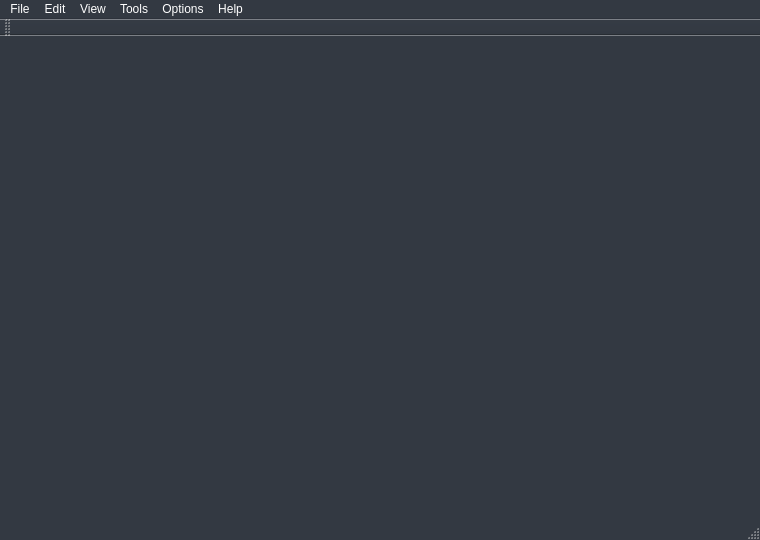
<?xml version="1.0" encoding="UTF-8"?>
<ui version="4.0">
 <class>MainWindow</class>
 <widget class="QMainWindow" name="MainWindow">
  <property name="geometry">
   <rect>
    <x>0</x>
    <y>0</y>
    <width>760</width>
    <height>540</height>
   </rect>
  </property>
  <property name="minimumSize">
   <size>
    <width>760</width>
    <height>540</height>
   </size>
  </property>
  <property name="palette">
   <palette>
    <active>
     <colorrole role="Button">
      <brush brushstyle="SolidPattern">
       <color alpha="255">
        <red>128</red>
        <green>128</green>
        <blue>128</blue>
       </color>
      </brush>
     </colorrole>
     <colorrole role="Light">
      <brush brushstyle="SolidPattern">
       <color alpha="255">
        <red>0</red>
        <green>0</green>
        <blue>0</blue>
       </color>
      </brush>
     </colorrole>
     <colorrole role="ButtonText">
      <brush brushstyle="SolidPattern">
       <color alpha="255">
        <red>255</red>
        <green>255</green>
        <blue>255</blue>
       </color>
      </brush>
     </colorrole>
     <colorrole role="Base">
      <brush brushstyle="SolidPattern">
       <color alpha="255">
        <red>255</red>
        <green>255</green>
        <blue>255</blue>
       </color>
      </brush>
     </colorrole>
     <colorrole role="Window">
      <brush brushstyle="SolidPattern">
       <color alpha="255">
        <red>51</red>
        <green>57</green>
        <blue>66</blue>
       </color>
      </brush>
     </colorrole>
    </active>
    <inactive>
     <colorrole role="Button">
      <brush brushstyle="SolidPattern">
       <color alpha="255">
        <red>128</red>
        <green>128</green>
        <blue>128</blue>
       </color>
      </brush>
     </colorrole>
     <colorrole role="Light">
      <brush brushstyle="SolidPattern">
       <color alpha="255">
        <red>0</red>
        <green>0</green>
        <blue>0</blue>
       </color>
      </brush>
     </colorrole>
     <colorrole role="ButtonText">
      <brush brushstyle="SolidPattern">
       <color alpha="255">
        <red>255</red>
        <green>255</green>
        <blue>255</blue>
       </color>
      </brush>
     </colorrole>
     <colorrole role="Base">
      <brush brushstyle="SolidPattern">
       <color alpha="255">
        <red>255</red>
        <green>255</green>
        <blue>255</blue>
       </color>
      </brush>
     </colorrole>
     <colorrole role="Window">
      <brush brushstyle="SolidPattern">
       <color alpha="255">
        <red>51</red>
        <green>57</green>
        <blue>66</blue>
       </color>
      </brush>
     </colorrole>
    </inactive>
    <disabled>
     <colorrole role="Button">
      <brush brushstyle="SolidPattern">
       <color alpha="255">
        <red>128</red>
        <green>128</green>
        <blue>128</blue>
       </color>
      </brush>
     </colorrole>
     <colorrole role="Light">
      <brush brushstyle="SolidPattern">
       <color alpha="255">
        <red>0</red>
        <green>0</green>
        <blue>0</blue>
       </color>
      </brush>
     </colorrole>
     <colorrole role="ButtonText">
      <brush brushstyle="SolidPattern">
       <color alpha="255">
        <red>148</red>
        <green>148</green>
        <blue>148</blue>
       </color>
      </brush>
     </colorrole>
     <colorrole role="Base">
      <brush brushstyle="SolidPattern">
       <color alpha="255">
        <red>51</red>
        <green>57</green>
        <blue>66</blue>
       </color>
      </brush>
     </colorrole>
     <colorrole role="Window">
      <brush brushstyle="SolidPattern">
       <color alpha="255">
        <red>51</red>
        <green>57</green>
        <blue>66</blue>
       </color>
      </brush>
     </colorrole>
    </disabled>
   </palette>
  </property>
  <property name="windowTitle">
   <string>MainWindow</string>
  </property>
  <widget class="QWidget" name="centralWidget">
   <widget class="QWidget" name="widget" native="true">
    <property name="geometry">
     <rect>
      <x>11</x>
      <y>11</y>
      <width>203</width>
      <height>641</height>
     </rect>
    </property>
    <property name="sizePolicy">
     <sizepolicy hsizetype="Minimum" vsizetype="Minimum">
      <horstretch>0</horstretch>
      <verstretch>0</verstretch>
     </sizepolicy>
    </property>
    <layout class="QVBoxLayout" name="verticalLayout_2">
     <property name="spacing">
      <number>50</number>
     </property>
     <property name="rightMargin">
      <number>50</number>
     </property>
     <item>
      <widget class="QPushButton" name="pushButton_9">
       <property name="sizePolicy">
        <sizepolicy hsizetype="Fixed" vsizetype="Fixed">
         <horstretch>0</horstretch>
         <verstretch>0</verstretch>
        </sizepolicy>
       </property>
       <property name="minimumSize">
        <size>
         <width>181</width>
         <height>81</height>
        </size>
       </property>
       <property name="maximumSize">
        <size>
         <width>181</width>
         <height>81</height>
        </size>
       </property>
       <property name="sizeIncrement">
        <size>
         <width>0</width>
         <height>0</height>
        </size>
       </property>
       <property name="styleSheet">
        <string notr="true"> QPushButton { 
	image: url(:/res/Type 3/Mission_Planning_Button_Type_3.png);
color: &quot;#434A54&quot;; 
border-radius: 10px;
font-weight: bold;
border: none; 
}
QPushButton:hover{
 	background-color: #505050
}
 QPushButton:pressed {
     background-color: #000000
 }</string>
       </property>
       <property name="text">
        <string/>
       </property>
      </widget>
     </item>
     <item>
      <widget class="QPushButton" name="pushButton_8">
       <property name="sizePolicy">
        <sizepolicy hsizetype="Fixed" vsizetype="Fixed">
         <horstretch>0</horstretch>
         <verstretch>0</verstretch>
        </sizepolicy>
       </property>
       <property name="minimumSize">
        <size>
         <width>181</width>
         <height>81</height>
        </size>
       </property>
       <property name="maximumSize">
        <size>
         <width>181</width>
         <height>81</height>
        </size>
       </property>
       <property name="styleSheet">
        <string notr="true"> QPushButton { 
	image: url(:/res/Type 3/Mission_Execution_Button_Type_3.png);
color: &quot;#434A54&quot;; 
border-radius: 10px;
font-weight: bold;
border: none; 
}
QPushButton:hover{
 	background-color: #505050
}
 QPushButton:pressed {
     background-color: #000000
 }</string>
       </property>
       <property name="text">
        <string/>
       </property>
      </widget>
     </item>
     <item>
      <widget class="QPushButton" name="pushButton_7">
       <property name="sizePolicy">
        <sizepolicy hsizetype="Minimum" vsizetype="Fixed">
         <horstretch>0</horstretch>
         <verstretch>0</verstretch>
        </sizepolicy>
       </property>
       <property name="minimumSize">
        <size>
         <width>181</width>
         <height>81</height>
        </size>
       </property>
       <property name="maximumSize">
        <size>
         <width>181</width>
         <height>81</height>
        </size>
       </property>
       <property name="palette">
        <palette>
         <active>
          <colorrole role="WindowText">
           <brush brushstyle="SolidPattern">
            <color alpha="255">
             <red>67</red>
             <green>74</green>
             <blue>84</blue>
            </color>
           </brush>
          </colorrole>
          <colorrole role="Button">
           <brush brushstyle="SolidPattern">
            <color alpha="255">
             <red>255</red>
             <green>255</green>
             <blue>255</blue>
            </color>
           </brush>
          </colorrole>
          <colorrole role="Midlight">
           <brush brushstyle="SolidPattern">
            <color alpha="255">
             <red>102</red>
             <green>102</green>
             <blue>102</blue>
            </color>
           </brush>
          </colorrole>
          <colorrole role="Text">
           <brush brushstyle="SolidPattern">
            <color alpha="255">
             <red>67</red>
             <green>74</green>
             <blue>84</blue>
            </color>
           </brush>
          </colorrole>
          <colorrole role="ButtonText">
           <brush brushstyle="SolidPattern">
            <color alpha="255">
             <red>67</red>
             <green>74</green>
             <blue>84</blue>
            </color>
           </brush>
          </colorrole>
          <colorrole role="Base">
           <brush brushstyle="SolidPattern">
            <color alpha="255">
             <red>255</red>
             <green>255</green>
             <blue>255</blue>
            </color>
           </brush>
          </colorrole>
          <colorrole role="Window">
           <brush brushstyle="SolidPattern">
            <color alpha="255">
             <red>255</red>
             <green>255</green>
             <blue>255</blue>
            </color>
           </brush>
          </colorrole>
         </active>
         <inactive>
          <colorrole role="WindowText">
           <brush brushstyle="SolidPattern">
            <color alpha="255">
             <red>67</red>
             <green>74</green>
             <blue>84</blue>
            </color>
           </brush>
          </colorrole>
          <colorrole role="Button">
           <brush brushstyle="SolidPattern">
            <color alpha="255">
             <red>255</red>
             <green>255</green>
             <blue>255</blue>
            </color>
           </brush>
          </colorrole>
          <colorrole role="Midlight">
           <brush brushstyle="SolidPattern">
            <color alpha="255">
             <red>102</red>
             <green>102</green>
             <blue>102</blue>
            </color>
           </brush>
          </colorrole>
          <colorrole role="Text">
           <brush brushstyle="SolidPattern">
            <color alpha="255">
             <red>67</red>
             <green>74</green>
             <blue>84</blue>
            </color>
           </brush>
          </colorrole>
          <colorrole role="ButtonText">
           <brush brushstyle="SolidPattern">
            <color alpha="255">
             <red>67</red>
             <green>74</green>
             <blue>84</blue>
            </color>
           </brush>
          </colorrole>
          <colorrole role="Base">
           <brush brushstyle="SolidPattern">
            <color alpha="255">
             <red>255</red>
             <green>255</green>
             <blue>255</blue>
            </color>
           </brush>
          </colorrole>
          <colorrole role="Window">
           <brush brushstyle="SolidPattern">
            <color alpha="255">
             <red>255</red>
             <green>255</green>
             <blue>255</blue>
            </color>
           </brush>
          </colorrole>
         </inactive>
         <disabled>
          <colorrole role="WindowText">
           <brush brushstyle="SolidPattern">
            <color alpha="255">
             <red>67</red>
             <green>74</green>
             <blue>84</blue>
            </color>
           </brush>
          </colorrole>
          <colorrole role="Button">
           <brush brushstyle="SolidPattern">
            <color alpha="255">
             <red>255</red>
             <green>255</green>
             <blue>255</blue>
            </color>
           </brush>
          </colorrole>
          <colorrole role="Midlight">
           <brush brushstyle="SolidPattern">
            <color alpha="255">
             <red>102</red>
             <green>102</green>
             <blue>102</blue>
            </color>
           </brush>
          </colorrole>
          <colorrole role="Text">
           <brush brushstyle="SolidPattern">
            <color alpha="255">
             <red>67</red>
             <green>74</green>
             <blue>84</blue>
            </color>
           </brush>
          </colorrole>
          <colorrole role="ButtonText">
           <brush brushstyle="SolidPattern">
            <color alpha="255">
             <red>67</red>
             <green>74</green>
             <blue>84</blue>
            </color>
           </brush>
          </colorrole>
          <colorrole role="Base">
           <brush brushstyle="SolidPattern">
            <color alpha="255">
             <red>255</red>
             <green>255</green>
             <blue>255</blue>
            </color>
           </brush>
          </colorrole>
          <colorrole role="Window">
           <brush brushstyle="SolidPattern">
            <color alpha="255">
             <red>255</red>
             <green>255</green>
             <blue>255</blue>
            </color>
           </brush>
          </colorrole>
         </disabled>
        </palette>
       </property>
       <property name="styleSheet">
        <string notr="true"> QPushButton { 
	image: url(:/res/Type 3/Mission_Recap_Button_Type_3.png);
color: &quot;#434A54&quot;; 
border-radius: 10px;
font-weight: bold;
border: none; 
}
QPushButton:hover{
 	background-color: #505050
}
 QPushButton:pressed {
     background-color: #000000
 }</string>
       </property>
       <property name="text">
        <string/>
       </property>
      </widget>
     </item>
     <item>
      <widget class="QPushButton" name="pushButton_6">
       <property name="sizePolicy">
        <sizepolicy hsizetype="Fixed" vsizetype="Fixed">
         <horstretch>0</horstretch>
         <verstretch>0</verstretch>
        </sizepolicy>
       </property>
       <property name="minimumSize">
        <size>
         <width>181</width>
         <height>81</height>
        </size>
       </property>
       <property name="maximumSize">
        <size>
         <width>181</width>
         <height>81</height>
        </size>
       </property>
       <property name="styleSheet">
        <string notr="true"> QPushButton { 
	image: url(:/res/Type 3/Tutorial_Button_Type_3.png);
color: &quot;#434A54&quot;; 
border-radius: 10px;
font-weight: bold;
border: none; 
}
QPushButton:hover{
 	background-color: #505050
}
 QPushButton:pressed {
     background-color: #000000
 }</string>
       </property>
       <property name="text">
        <string/>
       </property>
      </widget>
     </item>
    </layout>
   </widget>
   <widget class="QPushButton" name="pushButton">
    <property name="geometry">
     <rect>
      <x>330</x>
      <y>10</y>
      <width>481</width>
      <height>331</height>
     </rect>
    </property>
    <property name="styleSheet">
     <string notr="true"> QPushButton { 
	image: url(:/res/images/UAVMissionPlanningPreview.jpg);
background-color: &quot;#FFFFFF&quot;; 
color: &quot;#434A54&quot;; 
border-radius: 10px;
font-weight: bold;
border: none; 
}
 QPushButton:pressed {
     background-color: #E6E9ED
 }</string>
    </property>
    <property name="text">
     <string/>
    </property>
   </widget>
   <widget class="QPushButton" name="pushButton_2">
    <property name="geometry">
     <rect>
      <x>330</x>
      <y>360</y>
      <width>481</width>
      <height>331</height>
     </rect>
    </property>
    <property name="styleSheet">
     <string notr="true"> QPushButton { 
	image: url(:/res/images/UAVMissionRecapTest.png);
background-color: &quot;#FFFFFF&quot;; 
color: &quot;#434A54&quot;; 
border-radius: 10px;
font-weight: bold;
border: none; 
}
 QPushButton:pressed {
     background-color: #E6E9ED
 }</string>
    </property>
    <property name="text">
     <string/>
    </property>
   </widget>
   <widget class="QPushButton" name="pushButton_3">
    <property name="geometry">
     <rect>
      <x>840</x>
      <y>10</y>
      <width>471</width>
      <height>331</height>
     </rect>
    </property>
    <property name="styleSheet">
     <string notr="true"> QPushButton { 
	image: url(:/res/images/UAVMissionExecutionTest.jpg);
background-color: &quot;#FFFFFF&quot;; 
color: &quot;#434A54&quot;; 
border-radius: 10px;
font-weight: bold;
border: none; 
}
 QPushButton:pressed {
     background-color: #E6E9ED
 }</string>
    </property>
    <property name="text">
     <string/>
    </property>
   </widget>
   <widget class="QPushButton" name="pushButton_4">
    <property name="geometry">
     <rect>
      <x>840</x>
      <y>360</y>
      <width>471</width>
      <height>331</height>
     </rect>
    </property>
    <property name="styleSheet">
     <string notr="true"> QPushButton { 
	image: url(:/res/images/UAVLogo.png);
background-color: &quot;#FFFFFF&quot;; 
color: &quot;#434A54&quot;; 
border-radius: 10px;
font-weight: bold;
border: none; 
}
 QPushButton:pressed {
     background-color: #E6E9ED
 }</string>
    </property>
    <property name="text">
     <string/>
    </property>
   </widget>
  </widget>
  <widget class="QMenuBar" name="menuBar">
   <property name="geometry">
    <rect>
     <x>0</x>
     <y>0</y>
     <width>760</width>
     <height>27</height>
    </rect>
   </property>
   <widget class="QMenu" name="menuFile">
    <property name="title">
     <string>File</string>
    </property>
    <widget class="QMenu" name="menuRecent_Missions">
     <property name="title">
      <string>Recent Missions</string>
     </property>
     <addaction name="separator"/>
    </widget>
    <addaction name="actionNew"/>
    <addaction name="actionOpen"/>
    <addaction name="actionSave"/>
    <addaction name="menuRecent_Missions"/>
    <addaction name="actionImport"/>
    <addaction name="actionExport"/>
    <addaction name="actionQuit"/>
   </widget>
   <widget class="QMenu" name="menuEdit">
    <property name="title">
     <string>Edit</string>
    </property>
    <addaction name="actionTest"/>
    <addaction name="actionCopy"/>
    <addaction name="actionPaste"/>
   </widget>
   <widget class="QMenu" name="menuView">
    <property name="title">
     <string>View</string>
    </property>
    <addaction name="actionMap_Planning"/>
    <addaction name="actionMission_Execution"/>
    <addaction name="actionMission_Recap"/>
   </widget>
   <widget class="QMenu" name="menuTools">
    <property name="title">
     <string>Tools</string>
    </property>
    <addaction name="actionTools"/>
   </widget>
   <widget class="QMenu" name="menuTest">
    <property name="title">
     <string>Options</string>
    </property>
    <addaction name="actionOptions"/>
   </widget>
   <widget class="QMenu" name="menuHelp">
    <property name="title">
     <string>Help</string>
    </property>
    <addaction name="actionHELP_ME"/>
   </widget>
   <addaction name="menuFile"/>
   <addaction name="menuEdit"/>
   <addaction name="menuView"/>
   <addaction name="menuTools"/>
   <addaction name="menuTest"/>
   <addaction name="menuHelp"/>
  </widget>
  <widget class="QToolBar" name="mainToolBar">
   <attribute name="toolBarArea">
    <enum>TopToolBarArea</enum>
   </attribute>
   <attribute name="toolBarBreak">
    <bool>false</bool>
   </attribute>
  </widget>
  <widget class="QStatusBar" name="statusBar"/>
  <action name="actionNew">
   <property name="text">
    <string>New Mission</string>
   </property>
  </action>
  <action name="actionTest">
   <property name="text">
    <string>Cut</string>
   </property>
  </action>
  <action name="actionOpen">
   <property name="text">
    <string>Open Mission</string>
   </property>
  </action>
  <action name="actionSave">
   <property name="text">
    <string>Save Mission</string>
   </property>
  </action>
  <action name="actionImport">
   <property name="text">
    <string>Import Mission</string>
   </property>
  </action>
  <action name="actionExport">
   <property name="text">
    <string>Export Mission</string>
   </property>
  </action>
  <action name="actionQuit">
   <property name="text">
    <string>Quit</string>
   </property>
   <property name="shortcut">
    <string>Alt+Q</string>
   </property>
  </action>
  <action name="actionCopy">
   <property name="text">
    <string>Copy</string>
   </property>
  </action>
  <action name="actionPaste">
   <property name="text">
    <string>Paste</string>
   </property>
  </action>
  <action name="actionMap_Planning">
   <property name="text">
    <string>Map Planning</string>
   </property>
   <property name="shortcut">
    <string>Alt+P</string>
   </property>
  </action>
  <action name="actionMission_Execution">
   <property name="text">
    <string>Mission Execution</string>
   </property>
  </action>
  <action name="actionMission_Recap">
   <property name="text">
    <string>Mission Recap</string>
   </property>
  </action>
  <action name="actionTools">
   <property name="text">
    <string>Tools</string>
   </property>
  </action>
  <action name="actionOptions">
   <property name="text">
    <string>Settings</string>
   </property>
  </action>
  <action name="actionHELP_ME">
   <property name="text">
    <string>HELP ME</string>
   </property>
  </action>
 </widget>
 <layoutdefault spacing="6" margin="11"/>
 <resources/>
 <connections>
  <connection>
   <sender>pushButton_6</sender>
   <signal>clicked()</signal>
   <receiver>MainWindow</receiver>
   <slot>openTutorial()</slot>
   <hints>
    <hint type="sourcelabel">
     <x>145</x>
     <y>660</y>
    </hint>
    <hint type="destinationlabel">
     <x>222</x>
     <y>287</y>
    </hint>
   </hints>
  </connection>
  <connection>
   <sender>pushButton_9</sender>
   <signal>clicked()</signal>
   <receiver>MainWindow</receiver>
   <slot>missionPlanningClicked()</slot>
   <hints>
    <hint type="sourcelabel">
     <x>202</x>
     <y>179</y>
    </hint>
    <hint type="destinationlabel">
     <x>585</x>
     <y>78</y>
    </hint>
   </hints>
  </connection>
  <connection>
   <sender>pushButton_8</sender>
   <signal>clicked()</signal>
   <receiver>MainWindow</receiver>
   <slot>missionExecutionClicked()</slot>
   <hints>
    <hint type="sourcelabel">
     <x>202</x>
     <y>347</y>
    </hint>
    <hint type="destinationlabel">
     <x>948</x>
     <y>301</y>
    </hint>
   </hints>
  </connection>
  <connection>
   <sender>pushButton_7</sender>
   <signal>clicked()</signal>
   <receiver>MainWindow</receiver>
   <slot>missionRecapClicked()</slot>
   <hints>
    <hint type="sourcelabel">
     <x>202</x>
     <y>515</y>
    </hint>
    <hint type="destinationlabel">
     <x>946</x>
     <y>400</y>
    </hint>
   </hints>
  </connection>
  <connection>
   <sender>pushButton</sender>
   <signal>clicked()</signal>
   <receiver>MainWindow</receiver>
   <slot>missionPlanningClicked()</slot>
   <hints>
    <hint type="sourcelabel">
     <x>610</x>
     <y>215</y>
    </hint>
    <hint type="destinationlabel">
     <x>682</x>
     <y>383</y>
    </hint>
   </hints>
  </connection>
  <connection>
   <sender>pushButton_3</sender>
   <signal>clicked()</signal>
   <receiver>MainWindow</receiver>
   <slot>missionExecutionClicked()</slot>
   <hints>
    <hint type="sourcelabel">
     <x>1110</x>
     <y>215</y>
    </hint>
    <hint type="destinationlabel">
     <x>682</x>
     <y>383</y>
    </hint>
   </hints>
  </connection>
  <connection>
   <sender>pushButton_2</sender>
   <signal>clicked()</signal>
   <receiver>MainWindow</receiver>
   <slot>missionRecapClicked()</slot>
   <hints>
    <hint type="sourcelabel">
     <x>610</x>
     <y>565</y>
    </hint>
    <hint type="destinationlabel">
     <x>682</x>
     <y>383</y>
    </hint>
   </hints>
  </connection>
 </connections>
 <slots>
  <slot>openOptions()</slot>
  <slot>openTutorial()</slot>
  <slot>missionPlanningClicked()</slot>
  <slot>missionExecutionClicked()</slot>
  <slot>missionRecapClicked()</slot>
 </slots>
</ui>
